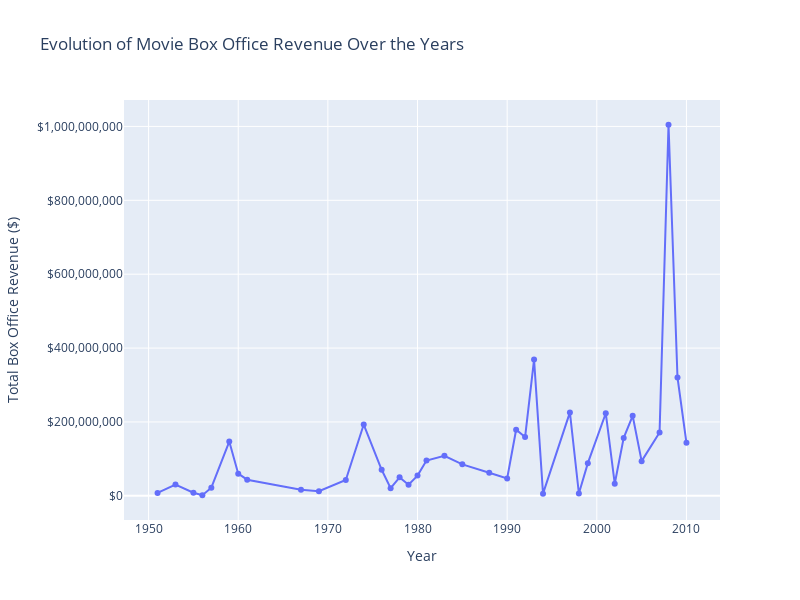

Notebook code cell kept with this figure:
### Code cell
import plotly.express as px

# Prepare data for box office revenue evolution
oscar_revenue_data_corrected = oscar_supp_actors_info[['Movie box office revenue', 'Movie release date']].dropna()
oscar_revenue_data_corrected = oscar_revenue_data_corrected.dropna(subset=['Movie release date'])

# Group by year and calculate total box office revenue
oscar_revenue_data_corrected['Year'] = oscar_revenue_data_corrected['Movie release date']
revenue_by_year_corrected = oscar_revenue_data_corrected.groupby('Year')['Movie box office revenue'].sum().reset_index()

# Create a line chart
fig = px.line(
    revenue_by_year_corrected,
    x='Year',
    y='Movie box office revenue',
    title='Evolution of Movie Box Office Revenue Over the Years',
    labels={'Year': 'Year', 'Movie box office revenue': 'Box Office Revenue ($)'},
    line_shape='linear',
    markers=True
)

# Update layout for better readability
fig.update_layout(
    xaxis=dict(title='Year'),
    yaxis=dict(title='Total Box Office Revenue ($)', tickformat='$,.0f'),
    width=800, 
    height=600  
)

fig.show()

### Figure 1 — Plotly figure (JSON) as saved in the notebook; plotly's stock layout.template omitted (floating-point values rounded to 4 significant figures)
{"data": [{"hovertemplate": "Year=%{x}<br>Box Office Revenue ($)=%{y}<extra></extra>", "legendgroup": "", "line": {"color": "#636efa", "dash": "solid", "shape": "linear"}, "marker": {"symbol": "circle"}, "mode": "lines+markers", "name": "", "orientation": "v", "showlegend": false, "type": "scatter", "x": [1951, 1953, 1955, 1956, 1957, 1959, 1960, 1961, 1967, 1969, 1972, 1974, 1976, 1977, 1978, 1979, 1980, 1981, 1983, 1985, 1988, 1990, 1991, 1992, 1993, 1994, 1997, 1998, 1999, 2001, 2002, 2003, 2004, 2005, 2007, 2008, 2009, 2010], "xaxis": "x", "y": [8000000, 30500000, 8500000, 1600000, 22000115, 146900000, 60000000, 43700000, 16217773, 12600000, 42765000, 193000000, 70600000, 20714400, 50000000, 30177511, 54766923, 95461682, 108423489, 85313124, 62493712, 46836394, 179033791, 159157447, 368875760, 5887457, 225933435, 6330054, 88545092, 223669678, 32801173, 156822020, 216763646, 93974620, 171627166, 1004558444, 320389438, 143418838], "yaxis": "y"}], "layout": {"height": 600, "legend": {"tracegroupgap": 0}, "title": {"text": "Evolution of Movie Box Office Revenue Over the Years"}, "width": 800, "xaxis": {"anchor": "y", "domain": [0, 1], "title": {"text": "Year"}}, "yaxis": {"anchor": "x", "domain": [0, 1], "tickformat": "$,.0f", "title": {"text": "Total Box Office Revenue ($)"}}}}
